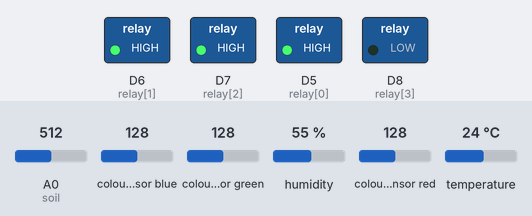
This sketch was run on a simulated ESP8266 (NodeMCU). Shown: switched loads named in the sketch (green lamp = pin HIGH). The inputs (shaded band) are chosen by the test bench; at power-on: A0 (soil) = 512, colour sensor blue 128, colour sensor green 128, humidity 55 %, colour sensor red 128, temperature 24 °C. What the sketch prints to the serial monitor is not drawn.

Above: at 0.34 s.
At 0.9 s:
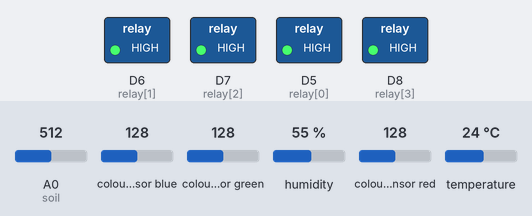
At 1.73 s:
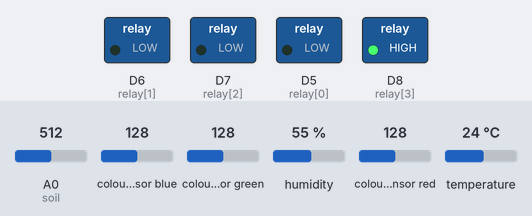
At 3.02 s:
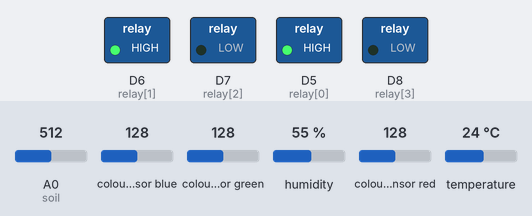
At 4.31 s:
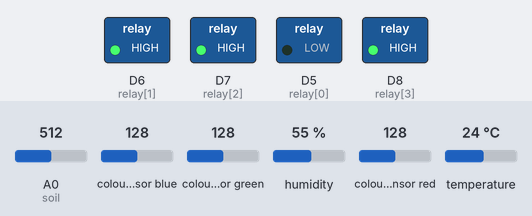
At 5.1 s:
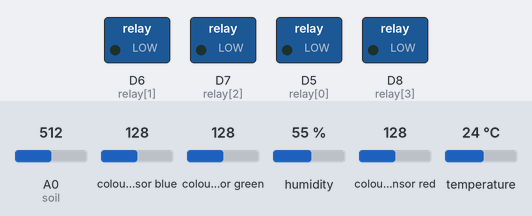
Timing chart, 0 to 6.4 s (numbered marks = the images above):
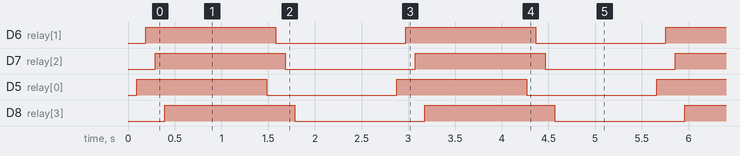

The sketch:

pmcpf.ino
```cpp
#include <Wire.h>
#include "Adafruit_TCS34725.h"
#include "Adafruit_Si7021.h"

Adafruit_Si7021 ths = Adafruit_Si7021();
Adafruit_TCS34725 ls = Adafruit_TCS34725(TCS34725_INTEGRATIONTIME_700MS, TCS34725_GAIN_1X);

int relay[4]={D5,D6,D7,D8};
int soil=A0;
bool state=0;

void setup() {
  // put your setup code here, to run once:
  Serial.begin(115200);
  if (ths.begin()) {Serial.print("Temp Sensor Init Succeeded...");}
  else {Serial.print("Temp Sensor Init failed...");}

  if (ls.begin()) {Serial.print("Light Sensor Init Succeeded...");}
  else {Serial.print("Light Sensor Init failed...");}

  pinMode(relay[0], OUTPUT);
  pinMode(relay[1], OUTPUT);
  pinMode(relay[2], OUTPUT);
  pinMode(relay[3], OUTPUT);
  pinMode(soil, INPUT);
}

void loop() {
  // put your main code here, to run repeatedly:
  while (true){

    //light sensor
    uint16_t r, g, b, c, colorTemp, lux, tmp, hmd;
    uint8_t sMoist;
    ls.getRawData(&r, &g, &b, &c);
    colorTemp = ls.calculateColorTemperature_dn40(r, g, b, c);
    lux = ls.calculateLux(r, g, b);
    Serial.print("Color Temp: "); Serial.print(colorTemp, DEC); Serial.print(" K - ");
    Serial.print("Lux: "); Serial.print(lux, DEC); Serial.print(" - ");
    Serial.print("R: "); Serial.print(r, DEC); Serial.print(" ");
    Serial.print("G: "); Serial.print(g, DEC); Serial.print(" ");
    Serial.print("B: "); Serial.print(b, DEC); Serial.print(" ");
    Serial.print("C: "); Serial.print(c, DEC); Serial.print(" ");

    //temp and humity sensor
    hmd=ths.readHumidity();
    tmp=ths.readTemperature();
    Serial.print("Humidity: ");Serial.print(hmd, DEC);Serial.print(" ");
    Serial.print("Temperature: ");Serial.print(tmp, DEC);Serial.print(" ");

    //read an0 soil moisture
    sMoist = analogRead(soil);
    //sMoist = (sMoist/255)*100;
    Serial.print("Soil Moisture: ");Serial.print(sMoist);

    Serial.println(" ");

    //write D5-D8 relay outputs
    state=!state;
    digitalWrite(relay[0], state); delay(100);
    digitalWrite(relay[1], state); delay(100);
    digitalWrite(relay[2], state); delay(100);
    digitalWrite(relay[3], state);
    delay(1000);
  }
}
```

Measured:
- by itself, D6 (relay[1]), D7 (relay[2]), D5 (relay[0]), D8 (relay[3]): alternates HIGH for 1.4 s and LOW for 1.4 s
- by itself, everything shown: repeats every 2.8 s, in 6 steps
